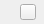
<?xml version="1.0" encoding="UTF-8"?>
<ui version="4.0">
 <class>NavigationBreadcrumbLastSegment</class>
 <widget class="QFrame" name="NavigationBreadcrumbLastSegment">
  <property name="geometry">
   <rect>
    <x>0</x>
    <y>0</y>
    <width>44</width>
    <height>24</height>
   </rect>
  </property>
  <property name="minimumSize">
   <size>
    <width>0</width>
    <height>24</height>
   </size>
  </property>
  <property name="maximumSize">
   <size>
    <width>16777215</width>
    <height>24</height>
   </size>
  </property>
  <layout class="QHBoxLayout" name="lastSegmentLayout">
   <property name="spacing">
    <number>4</number>
   </property>
   <property name="leftMargin">
    <number>8</number>
   </property>
   <property name="topMargin">
    <number>3</number>
   </property>
   <property name="rightMargin">
    <number>8</number>
   </property>
   <property name="bottomMargin">
    <number>3</number>
   </property>
   <item>
    <widget class="BreadcrumbSegment" name="segment"/>
   </item>
   <item>
    <widget class="TokenizableToolButton" name="chevron">
     <property name="minimumSize">
      <size>
       <width>16</width>
       <height>16</height>
      </size>
     </property>
     <property name="maximumSize">
      <size>
       <width>16</width>
       <height>16</height>
      </size>
     </property>
     <property name="cursor">
      <cursorShape>PointingHandCursor</cursorShape>
     </property>
     <property name="text">
      <string notr="true"/>
     </property>
     <property name="iconSize">
      <size>
       <width>16</width>
       <height>16</height>
      </size>
     </property>
     <property name="normal_off" stdset="0">
      <string notr="true">icon-primary</string>
     </property>
    </widget>
   </item>
  </layout>
 </widget>
 <customwidgets>
  <customwidget>
   <class>TokenizableToolButton</class>
   <extends>QToolButton</extends>
   <header>tokenizer/TokenizableItems/TokenizableButtons.h </header>
  </customwidget>
  <customwidget>
   <class>BreadcrumbSegment</class>
   <extends>QLabel</extends>
   <header>BreadcrumbSegment.h</header>
  </customwidget>
 </customwidgets>
 <resources/>
 <connections/>
</ui>
